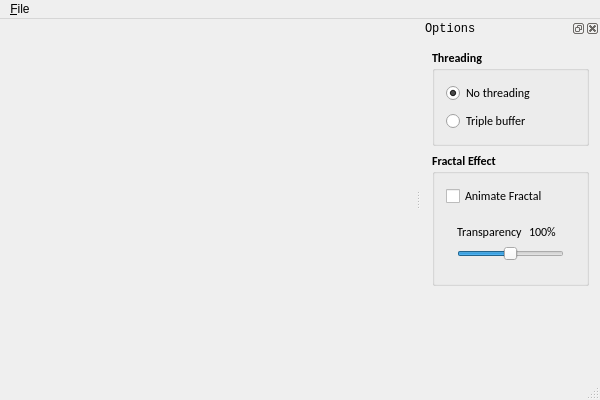
<?xml version="1.0" encoding="UTF-8"?>
<ui version="4.0">
 <class>CMainWindowClass</class>
 <widget class="QMainWindow" name="CMainWindowClass">
  <property name="geometry">
   <rect>
    <x>0</x>
    <y>0</y>
    <width>600</width>
    <height>400</height>
   </rect>
  </property>
  <property name="windowTitle">
   <string>ThreadedMoviePlayback</string>
  </property>
  <widget class="QWidget" name="centralWidget">
   <layout class="QHBoxLayout" name="horizontalLayout">
    <item>
     <widget class="CGLWidget" name="glwidget" native="true">
      <property name="minimumSize">
       <size>
        <width>50</width>
        <height>50</height>
       </size>
      </property>
     </widget>
    </item>
   </layout>
  </widget>
  <widget class="QMenuBar" name="menuBar">
   <property name="geometry">
    <rect>
     <x>0</x>
     <y>0</y>
     <width>600</width>
     <height>25</height>
    </rect>
   </property>
   <widget class="QMenu" name="menu_file">
    <property name="title">
     <string>&amp;File</string>
    </property>
    <addaction name="action_close"/>
   </widget>
   <addaction name="menu_file"/>
  </widget>
  <widget class="QStatusBar" name="statusBar"/>
  <widget class="QDockWidget" name="dockWidget">
   <property name="font">
    <font>
     <family>Consolas</family>
    </font>
   </property>
   <property name="windowTitle">
    <string>Options</string>
   </property>
   <attribute name="dockWidgetArea">
    <number>2</number>
   </attribute>
   <widget class="QWidget" name="dockWidgetContents_2">
    <layout class="QVBoxLayout" name="verticalLayout">
     <item>
      <widget class="QGroupBox" name="groupBox_2">
       <property name="font">
        <font>
         <family>Calibri</family>
         <weight>75</weight>
         <bold>true</bold>
        </font>
       </property>
       <property name="title">
        <string>Threading</string>
       </property>
       <layout class="QVBoxLayout" name="verticalLayout_4">
        <item>
         <widget class="QRadioButton" name="noThreading">
          <property name="font">
           <font>
            <family>Calibri</family>
            <weight>50</weight>
            <bold>false</bold>
           </font>
          </property>
          <property name="text">
           <string>No threading</string>
          </property>
          <property name="checked">
           <bool>true</bool>
          </property>
         </widget>
        </item>
        <item>
         <widget class="QRadioButton" name="tripleBuffer">
          <property name="font">
           <font>
            <weight>50</weight>
            <bold>false</bold>
           </font>
          </property>
          <property name="text">
           <string>Triple buffer</string>
          </property>
         </widget>
        </item>
       </layout>
      </widget>
     </item>
     <item>
      <widget class="QGroupBox" name="groupBox">
       <property name="enabled">
        <bool>true</bool>
       </property>
       <property name="sizePolicy">
        <sizepolicy hsizetype="Fixed" vsizetype="Minimum">
         <horstretch>0</horstretch>
         <verstretch>0</verstretch>
        </sizepolicy>
       </property>
       <property name="font">
        <font>
         <family>Calibri</family>
         <weight>75</weight>
         <bold>true</bold>
        </font>
       </property>
       <property name="title">
        <string>Fractal Effect</string>
       </property>
       <layout class="QVBoxLayout" name="verticalLayout_2">
        <item>
         <widget class="QCheckBox" name="animate">
          <property name="enabled">
           <bool>true</bool>
          </property>
          <property name="font">
           <font>
            <family>Calibri</family>
            <weight>50</weight>
            <bold>false</bold>
           </font>
          </property>
          <property name="text">
           <string>Animate Fractal</string>
          </property>
          <property name="checked">
           <bool>false</bool>
          </property>
         </widget>
        </item>
        <item>
         <widget class="QWidget" name="widget" native="true">
          <property name="sizePolicy">
           <sizepolicy hsizetype="Fixed" vsizetype="Fixed">
            <horstretch>0</horstretch>
            <verstretch>0</verstretch>
           </sizepolicy>
          </property>
          <property name="font">
           <font>
            <weight>50</weight>
            <bold>false</bold>
           </font>
          </property>
          <layout class="QGridLayout" name="gridLayout">
           <item row="0" column="1">
            <widget class="QLabel" name="transparency">
             <property name="enabled">
              <bool>true</bool>
             </property>
             <property name="sizePolicy">
              <sizepolicy hsizetype="Fixed" vsizetype="Fixed">
               <horstretch>0</horstretch>
               <verstretch>0</verstretch>
              </sizepolicy>
             </property>
             <property name="minimumSize">
              <size>
               <width>35</width>
               <height>0</height>
              </size>
             </property>
             <property name="baseSize">
              <size>
               <width>0</width>
               <height>0</height>
              </size>
             </property>
             <property name="text">
              <string>100%</string>
             </property>
            </widget>
           </item>
           <item row="0" column="0">
            <widget class="QLabel" name="label">
             <property name="sizePolicy">
              <sizepolicy hsizetype="Fixed" vsizetype="Preferred">
               <horstretch>0</horstretch>
               <verstretch>0</verstretch>
              </sizepolicy>
             </property>
             <property name="text">
              <string>Transparency</string>
             </property>
             <property name="alignment">
              <set>Qt::AlignLeading|Qt::AlignLeft|Qt::AlignVCenter</set>
             </property>
            </widget>
           </item>
           <item row="1" column="0" colspan="2">
            <widget class="QSlider" name="alphaSlider">
             <property name="sizePolicy">
              <sizepolicy hsizetype="Preferred" vsizetype="Fixed">
               <horstretch>0</horstretch>
               <verstretch>0</verstretch>
              </sizepolicy>
             </property>
             <property name="minimumSize">
              <size>
               <width>30</width>
               <height>0</height>
              </size>
             </property>
             <property name="maximum">
              <number>100</number>
             </property>
             <property name="value">
              <number>50</number>
             </property>
             <property name="sliderPosition">
              <number>50</number>
             </property>
             <property name="orientation">
              <enum>Qt::Horizontal</enum>
             </property>
            </widget>
           </item>
          </layout>
         </widget>
        </item>
       </layout>
      </widget>
     </item>
     <item>
      <spacer name="verticalSpacer_2">
       <property name="orientation">
        <enum>Qt::Vertical</enum>
       </property>
       <property name="sizeHint" stdset="0">
        <size>
         <width>20</width>
         <height>179</height>
        </size>
       </property>
      </spacer>
     </item>
    </layout>
   </widget>
  </widget>
  <action name="action_close">
   <property name="text">
    <string>&amp;close</string>
   </property>
  </action>
 </widget>
 <layoutdefault spacing="6" margin="11"/>
 <customwidgets>
  <customwidget>
   <class>CGLWidget</class>
   <extends>QWidget</extends>
   <header>GLWidget.hpp</header>
   <container>1</container>
  </customwidget>
 </customwidgets>
 <resources/>
 <connections>
  <connection>
   <sender>action_close</sender>
   <signal>triggered()</signal>
   <receiver>CMainWindowClass</receiver>
   <slot>close()</slot>
   <hints>
    <hint type="sourcelabel">
     <x>-1</x>
     <y>-1</y>
    </hint>
    <hint type="destinationlabel">
     <x>299</x>
     <y>199</y>
    </hint>
   </hints>
  </connection>
 </connections>
</ui>
